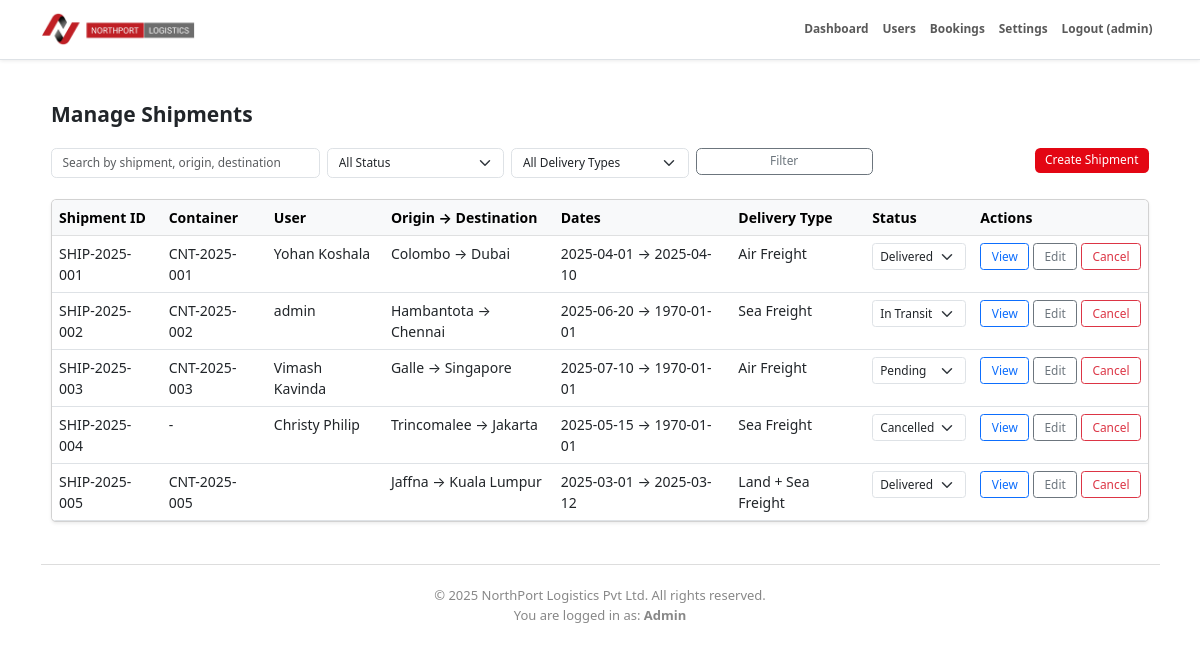
/admin/manage_shipments.php (signed in), run on the app's committed database.
### tables this page shows
CREATE TABLE `shipments` (
  `id` int(11) NOT NULL,
  `shipment_id` varchar(50) NOT NULL,
  `user_id` int(11) NOT NULL,
  `booking_id` int(11) DEFAULT NULL,
  `container_id` int(11) DEFAULT NULL,
  `origin` varchar(100) NOT NULL,
  `destination` varchar(100) NOT NULL,
  `status` enum('Pending','In Transit','Delivered','Cancelled') DEFAULT 'Pending',
  `departure_date` date DEFAULT NULL,
  `arrival_date` date DEFAULT NULL,
  `created_at` datetime DEFAULT current_timestamp(),
  `updated_at` datetime DEFAULT current_timestamp() ON UPDATE current_timestamp(),
  `sender_name` varchar(100) DEFAULT NULL,
  `sender_address` varchar(255) DEFAULT NULL,
  `sender_contact` varchar(50) DEFAULT NULL,
  `recipient_name` varchar(100) DEFAULT NULL,
  `recipient_address` varchar(255) DEFAULT NULL,
  `recipient_contact` varchar(50) DEFAULT NULL,
  `package_contents` text DEFAULT NULL,
  `package_weight` varchar(50) DEFAULT NULL,
  `package_value` varchar(50) DEFAULT NULL,
  `delivery_type` varchar(50) DEFAULT NULL
);

CREATE TABLE `containers` (
  `id` int(11) NOT NULL,
  `container_no` varchar(50) NOT NULL,
  `type` enum('20ft','40ft','Reefer','Open Top','Tank') NOT NULL,
  `status` enum('Available','In Use','Under Maintenance','Damaged') DEFAULT 'Available',
  `location` varchar(100) DEFAULT NULL,
  `assigned_fleet_id` int(11) DEFAULT NULL,
  `last_inspected_at` date DEFAULT NULL,
  `created_at` datetime DEFAULT current_timestamp(),
  `updated_at` datetime DEFAULT current_timestamp() ON UPDATE current_timestamp()
);

CREATE TABLE `users` (
  `id` int(11) NOT NULL,
  `username` varchar(50) NOT NULL,
  `email` varchar(100) NOT NULL,
  `password_hash` varchar(255) NOT NULL,
  `role` enum('admin','manager','employer','user') NOT NULL DEFAULT 'user',
  `is_active` tinyint(1) NOT NULL DEFAULT 1,
  `created_at` timestamp NOT NULL DEFAULT current_timestamp(),
  `updated_at` timestamp NOT NULL DEFAULT current_timestamp() ON UPDATE current_timestamp(),
  `phone` varchar(20) DEFAULT NULL,
  `street_address` varchar(255) DEFAULT NULL,
  `city` varchar(100) DEFAULT NULL,
  `state` varchar(100) DEFAULT NULL,
  `postal_code` varchar(20) DEFAULT NULL,
  `country` varchar(100) DEFAULT NULL,
  `company_name` varchar(255) DEFAULT NULL,
  `profile_pic` varchar(255) DEFAULT NULL,
  `date_of_birth` date DEFAULT NULL,
  `preferences` longtext DEFAULT NULL CHECK (json_valid(`preferences`)),
  `notes` text DEFAULT NULL,
  `department` varchar(100) DEFAULT NULL,
  `job_title` varchar(100) DEFAULT NULL,
  `date_of_joining` date DEFAULT NULL,
  `nic_passport_number` varchar(50) DEFAULT NULL
);

### admin/manage_shipments.php (the view, shortened to what this page needs)
<?php
require_once '../includes/header.php';
$role = $_SESSION['role'] ?? 'user';
$search = trim($_GET['q'] ?? $_GET['search'] ?? '');
$params = [];
$sql = "SELECT s.*, u.username, c.container_no
        FROM shipments s
        LEFT JOIN users u ON s.user_id = u.id
        LEFT JOIN containers c ON s.container_id = c.id";
$sql .= " ORDER BY s.created_at DESC";
$stmt = $pdo->prepare($sql);
$stmt->execute($params);
$shipments = $stmt->fetchAll();
?>
<div class="container my-5">
    <h2 class="fw-bold mb-4">Manage Shipments</h2>
    <form class="row g-2 mb-4" method="get">
        <div class="col-md-3">
            <input type="text" name="q" value="<?= htmlspecialchars($search) ?>" class="form-control" placeholder="Search by shipment, origin, destination">
        </div>
        <div class="col-md-2">
            <select name="status" class="form-select">
                <option value="">All Status</option>
            </select>
        </div>
        <div class="col-md-2">
            <select name="type" class="form-select">
                <option value="">All Delivery Types</option>
            </select>
        </div>
        <div class="col-md-2">
            <button class="btn btn-outline-secondary w-100">Filter</button>
        </div>
        <?php if ($role === 'admin'): ?>
            <div class="col-md-3 text-end">
                <a href="create_shipment.php" class="btn btn-danger">Create Shipment</a>
            </div>
        <?php endif; ?>
    </form>
    <div class="table-responsive card shadow-sm">
        <table class="table table-hover mb-0">
            <thead class="table-light">
                <tr>
                    <th>Shipment ID</th>
                    <th>Container</th>
                    <?php if ($role !== 'user'): ?><th>User</th><?php endif; ?>
                    <th>Origin → Destination</th>
                    <th>Dates</th>
                    <th>Delivery Type</th>
                    <th>Status</th>
                    <th>Actions</th>
                </tr>
            </thead>
            <tbody>
                <?php if (!$shipments): ?>
                    <tr><td colspan="8" class="text-center text-muted py-4">No shipments found.</td></tr>
                <?php else: foreach ($shipments as $s): ?>
                    <tr>
                        <td><?= htmlspecialchars($s['shipment_id']) ?></td>
                        <td><?= htmlspecialchars($s['container_no'] ?? '-') ?></td>
                        <?php if ($role !== 'user'): ?><td><?= htmlspecialchars($s['username']) ?></td><?php endif; ?>
                        <td><?= htmlspecialchars($s['origin']) ?> → <?= htmlspecialchars($s['destination']) ?></td>
                        <td><?= date('Y-m-d', strtotime($s['departure_date'])) ?> → <?= date('Y-m-d', strtotime($s['arrival_date'])) ?></td>
                        <td><?= htmlspecialchars($s['delivery_type']) ?></td>
                        <td>
                            <?php if ($role === 'admin'): ?>
                                <form method="POST" class="m-0">
                                    <select name="new_status" class="form-select form-select-sm" onchange="this.form.submit()">
                                        <?php foreach (['Pending', 'In Transit', 'Delivered', 'Cancelled'] as $option): ?>
                                            <option value="<?= $option ?>" <?= ($s['status'] === $option ? 'selected' : '') ?>><?= $option ?></option>
                                        <?php endforeach; ?>
                                    </select>
                                </form>
                            <?php endif; ?>
                        </td>
                        <td class="text-nowrap">
                            <a href="view_shipment_details.php?id=<?= $s['id'] ?>" class="btn btn-sm btn-outline-primary">View</a>
                            <?php if ($role === 'admin' || ($role === 'user' && $s['status'] === 'Pending')): ?>
                                <a href="edit_shipment.php?id=<?= $s['id'] ?>" class="btn btn-sm btn-outline-secondary">Edit</a>
                                <a href="cancel_shipment.php?id=<?= $s['id'] ?>" class="btn btn-sm btn-outline-danger" onclick="return confirm('Cancel this shipment?')">Cancel</a>
                            <?php endif; ?>
                        </td>
                    </tr>
                <?php endforeach; endif; ?>
            </tbody>
        </table>
    </div>
</div>
<?php require_once '../includes/admin_footer.php'; ?>

### includes/header.php (style rules this page uses)
html { font-size: 14px; }

### admin/manage_shipments.php (style rules this page uses)
.btn, .form-control, .form-select { font-size: 0.85rem; }
h2 { font-size: 1.5rem; font-weight: bold; }
.btn { padding: 0.25rem 0.75rem; }
.btn-danger { background-color: #e30613; border: none; }

### data on the page
shipments: shipment "SHIP-2025-001", container.container_no "CNT-2025-001", user.username "Yohan Koshala", origin "Colombo", destination "Dubai", departure_date "2025-04-01", arrival_date "2025-04-10", delivery_type "Air Freight", new_status "Delivered"
shipments: shipment "SHIP-2025-002", container.container_no "CNT-2025-002", user.username "admin", origin "Hambantota", destination "Chennai", departure_date "2025-06-20", arrival_date "1970-01-01", delivery_type "Sea Freight", new_status "In Transit"
shipments: shipment "SHIP-2025-003", container.container_no "CNT-2025-003", user.username "Vimash Kavinda", origin "Galle", destination "Singapore", departure_date "2025-07-10", arrival_date "1970-01-01", delivery_type "Air Freight", new_status "Pending"
shipments: shipment "SHIP-2025-004", container_no "-", user.username "Christy Philip", origin "Trincomalee", destination "Jakarta", departure_date "2025-05-15", arrival_date "1970-01-01", delivery_type "Sea Freight", new_status "Cancelled"
shipments: shipment "SHIP-2025-005", container.container_no "CNT-2025-005", origin "Jaffna", destination "Kuala Lumpur", departure_date "2025-03-01", arrival_date "2025-03-12", delivery_type "Land + Sea Freight", new_status "Delivered"

### other printed values
safeOutput($username) "admin"
$userRole "Admin"
